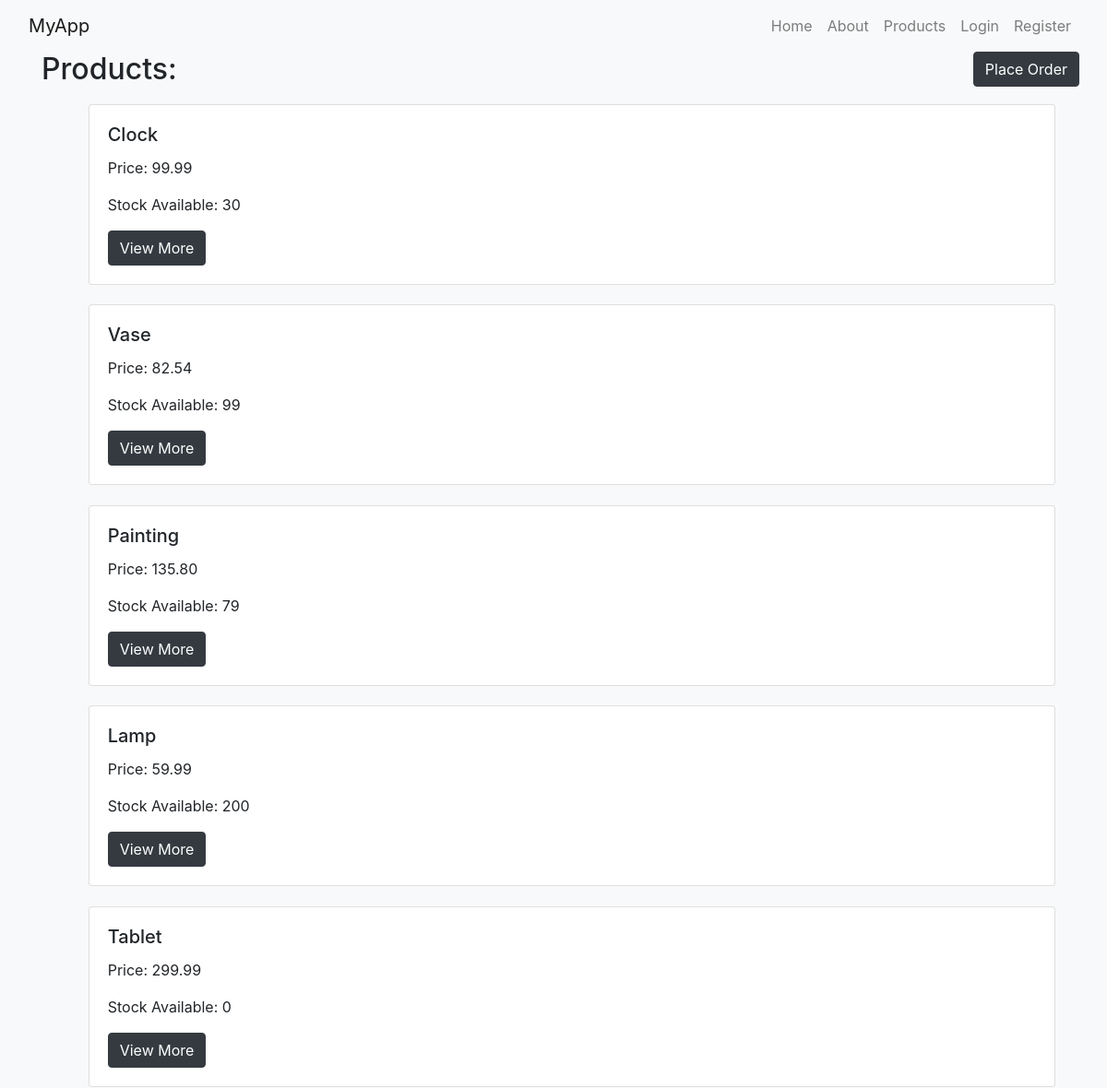
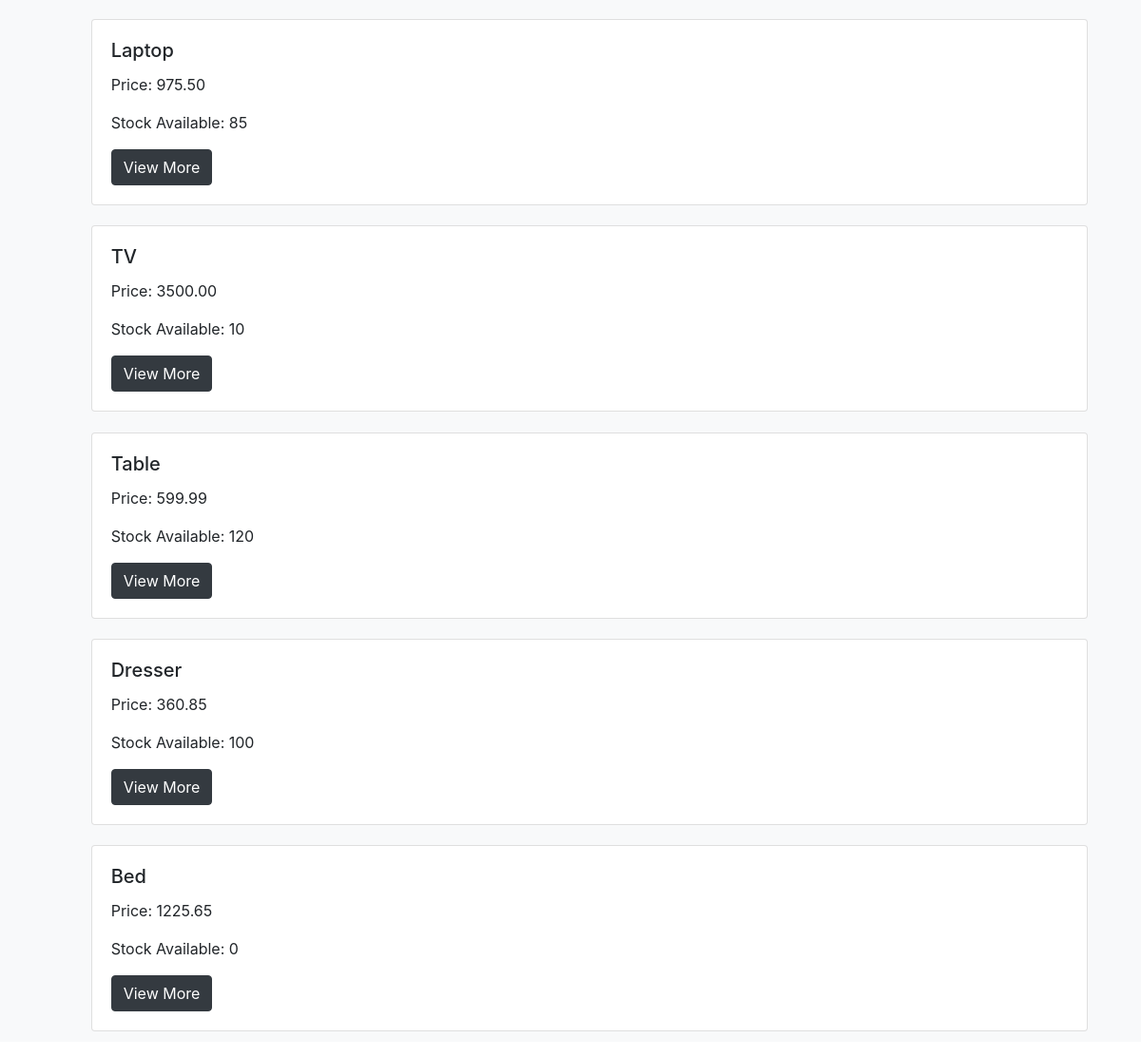
Page /myapp/products/ on the earlier database version (2 pictures, top to bottom).
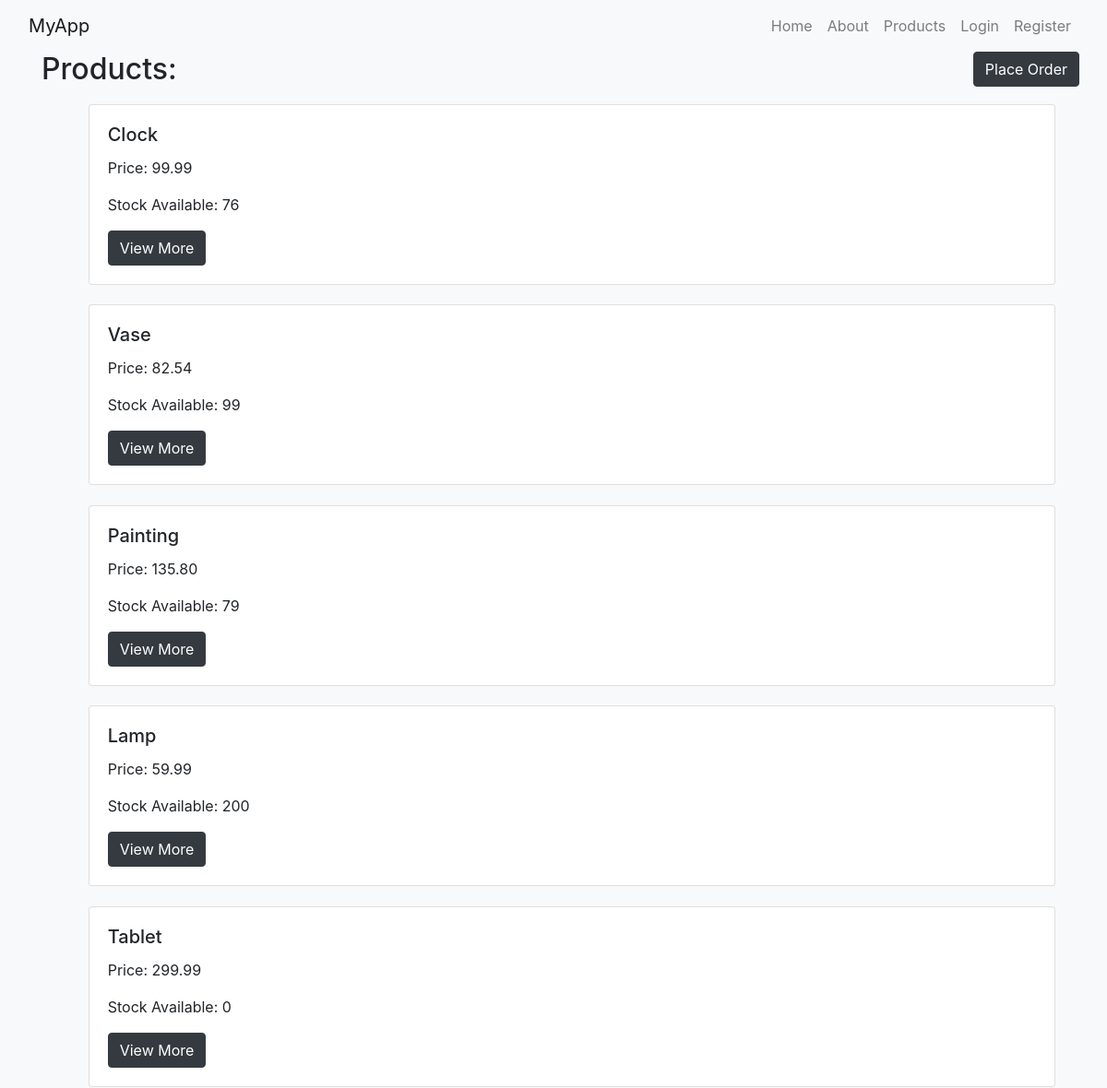
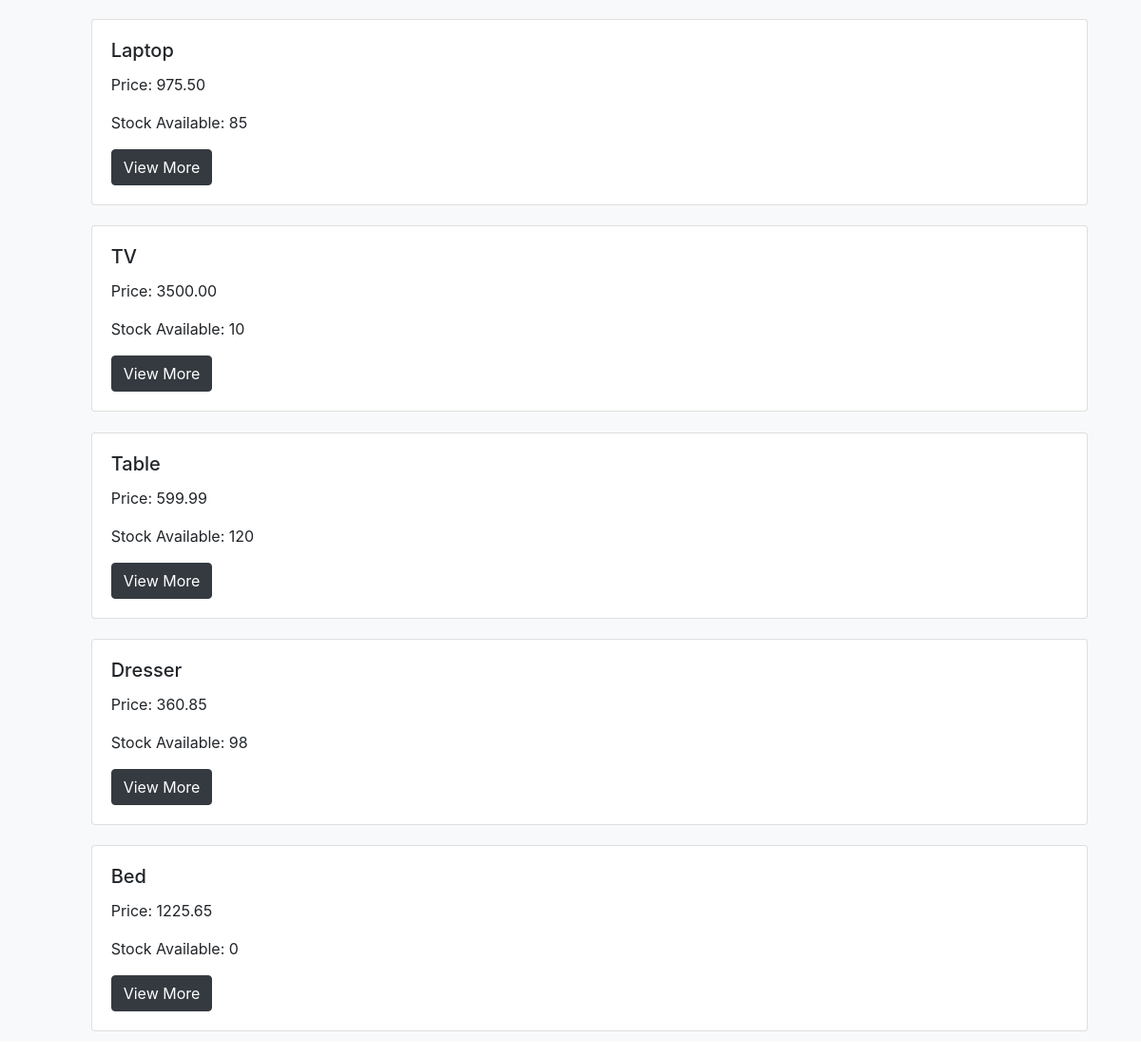
Same page on the later database version (2 pictures, top to bottom).
### myapp/models.py (models this page shows, shortened)
class Product(models.Model):
    category = models.ForeignKey(Category, related_name='products', on_delete=models.CASCADE)
    name = models.CharField(max_length=200)
    price = models.DecimalField(max_digits=10, decimal_places=2)
    stock = models.PositiveIntegerField(default=100, validators=[MinValueValidator(0), MaxValueValidator(1000)])
    available = models.BooleanField(default=True)
    description = models.TextField(blank=True)
    interested = models.PositiveIntegerField(default=0)

### myapp/views.py (the view)
# urls.py: path(r'products/', views.products, name='products'),
def products(request):
    prodlist = Product.objects.all().order_by('id')[:10]
    return render(request, 'myapp/products.html', {'prodlist': prodlist})

### myapp/templates/myapp/products.html
{% extends 'myapp/base.html' %}
{% block body_block %}
    <div class="container">
        <div class="row">
            <h2 class="col">Products:</h2>
            <a class="flex-column-reverse" href="{% url 'myapp:placeorder' %}">
                <button class='btn btn-dark'>Place Order</button>
            </a>
        </div>
        {% if prodlist %}
            <ol>
                {% for product in prodlist %}
                    <div class="container" style="padding: 1%">
                        <div class="card">
                            <div class="card-body">
                                <h5 class="card-title">{{ product.name }}
                                </h5>
                                <p>Price: {{ product.price }}</p>
                                <p>Stock Available: {{ product.stock }}</p>
                                <a href="{% url 'myapp:product_detail' product.id %}">
                                    <button class='btn btn-dark'>View More</button>
                                </a>
                            </div>
                        </div>
                    </div>
                {% endfor %}
            </ol>
        {% else %}
            <strong>There are no available products!</strong>
        {% endif %}
{% endblock %}

Differences in the rows shown:
changed Product "Clock": stock "30" → "76"
changed Product "Dresser": stock "100" → "98"
